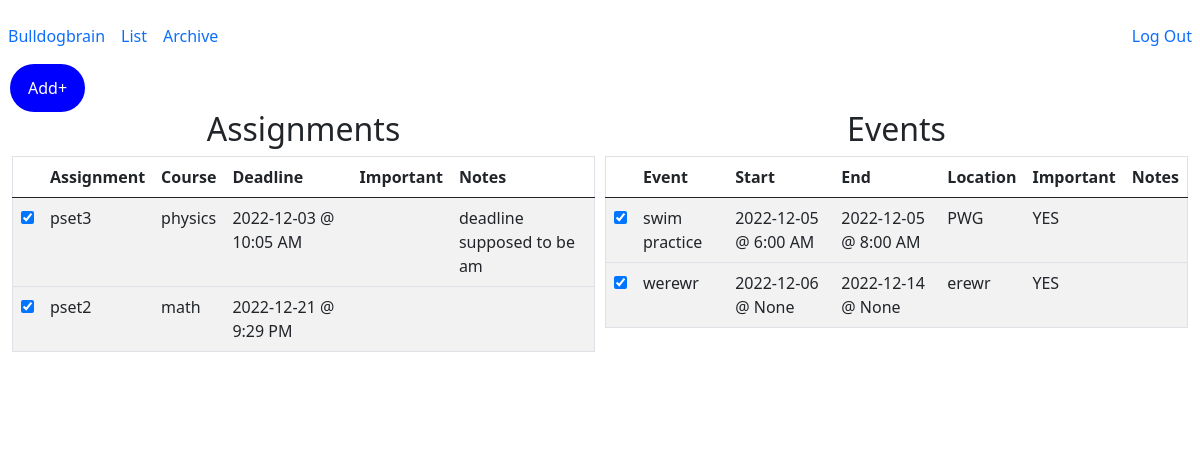
/archive (signed in), run on an earlier commit of the app's database.
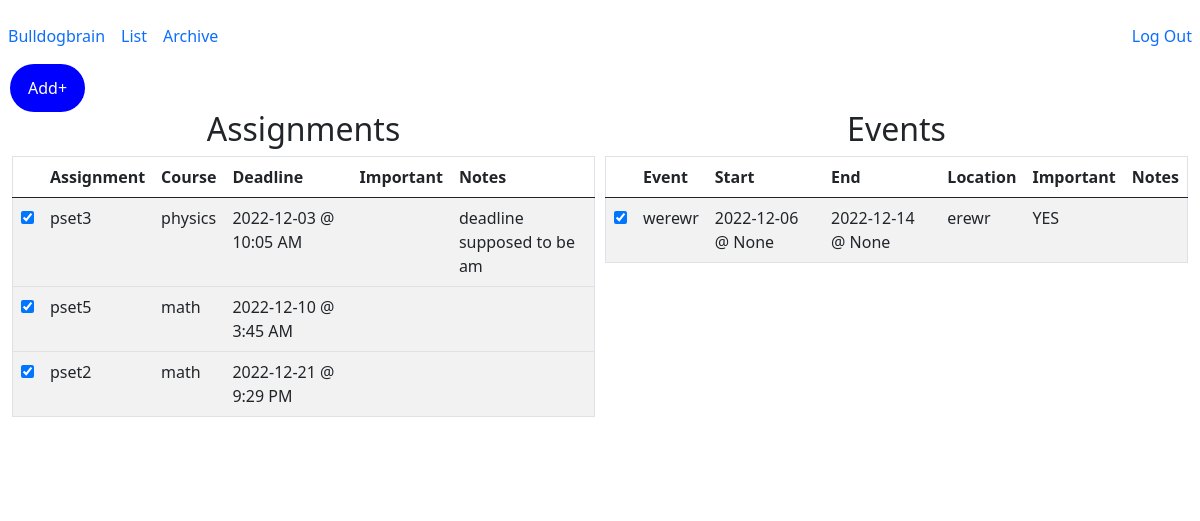
And on a later commit of the database.
### tables this page shows
CREATE TABLE "assignments"(
    'id' INTEGER PRIMARY KEY AUTOINCREMENT NOT NULL, 
    'title' TEXT, 
    'course' TEXT, 
    'deadline' TEXT, 
    'importance' INTEGER, 
    'notes' TEXT, 
    'user_id' INTEGER, 'completed' INTEGER NOT NULL DEFAULT '0' CHECK (completed IN (0, 1)),
    FOREIGN KEY (user_id)
    REFERENCES users (id));

CREATE TABLE 'events'(
    'event_id' INTEGER PRIMARY KEY AUTOINCREMENT NOT NULL, 
    'title' TEXT,
    'location' TEXT, 
    'start_date' TEXT,
    'start_time' TEXT, 
    'end_date' TEXT,
    'end_time' TEXT,
    'importance' INTEGER, 
    'notes' TEXT, 
    'user_id' INTEGER, 'completed' INTEGER NOT NULL DEFAULT '0' CHECK (completed IN (0, 1)),
    FOREIGN KEY (user_id)
    REFERENCES users (id));

### app.py (the view)
@app.route("/archive", methods=["GET", "POST"])
def archive():
    assignments = db.execute(
        "SELECT id, title, course, date(deadline) as date, CASE WHEN StrFTime('%H', deadline) % 12 = 0 THEN 12 ELSE StrFTime('%H', deadline) % 12 END || ':' || StrFTime('%M', deadline) || ' ' || CASE WHEN CAST(StrFTime('%H', deadline) AS INTEGER) > 12 THEN 'PM' ELSE 'AM' END 'time', importance, notes FROM assignments WHERE user_id = ? AND completed = 1 ORDER BY deadline ASC", session["user_id"])
    events = db.execute(
        "SELECT event_id, title, location, start_date, CASE WHEN StrFTime('%H', start_time) % 12 = 0 THEN 12 ELSE StrFTime('%H', start_time) % 12 END || ':' || StrFTime('%M', start_time) || ' ' || CASE WHEN CAST(StrFTime('%H', start_time) AS INTEGER) > 12 THEN 'PM' ELSE 'AM' END 'start_time', end_date, CASE WHEN StrFTime('%H', end_time) % 12 = 0 THEN 12 ELSE StrFTime('%H', end_time) % 12 END || ':' || StrFTime('%M', end_time) || ' ' || CASE WHEN CAST(StrFTime('%H', end_time) AS INTEGER) > 12 THEN 'PM' ELSE 'AM' END 'end_time', importance, notes FROM events WHERE user_id = ? AND completed = 1 ORDER BY start_date ASC, start_time ASC", session["user_id"])
    if request.method == "POST":
        assignment_id = request.form.get("assignment_id")
        print(assignment_id)
        db.execute("UPDATE assignments SET completed = '0' WHERE id = ?", assignment_id)
        event_id = request.form.get("event_id")
        db.execute("UPDATE events SET completed = '0' WHERE event_id = ?", event_id)
        return redirect("/archive")
    else:
        return render_template("archive.html", assignments=assignments, events=events)

### app.py (called while the page is built)
@app.after_request
def after_request(response):
    response.headers["Cache-Control"] = "no-cache, no-store, must-revalidate"
    response.headers["Expires"] = 0
    response.headers["Pragma"] = "no-cache"
    return response

### templates/archive.html (shortened to what this page needs)
{% extends "layout.html" %}
{% block main %}
<div class="row">
<div class="column">
    <h2 style = "position:relative; top:-55px">Assignments</h2>
        <table style = "position:relative; top:-55px" class="table table-striped">
            <thead>
                <tr>
                    <th></th>
                    <th>Assignment</th>
                    <th>Course</th>
                    <th>Deadline</th>
                    <th>Important</th>
                    <th>Notes</th>
                </tr>
            </thead>
            <tbody>
                {% for assignments in assignments %}
                <tr>
                    <td>
                        <form id="completion" action="/archive" method="post">
                            <input autocomplete="off" type="checkbox" id="assignment_id" name="assignment_id" value="{{ assignments.id }}" onclick="submit()" required checked="checked">
                        </form>
                    </td>
                    <td>{{ assignments.title }}</td>
                    <td>{{ assignments.course }}</td>
                    <td>{{ assignments.date }} @ {{ assignments.time }}</td>
                    <td>{{ assignments.importance }}</td>
                    <td>{{ assignments.notes }}</td>
                </tr>
                {% endfor %}
            </tbody>
        </table>
    </div>
    <div class="column">
        <h2 style = "position:relative; top:-55px">Events</h2>
        <table style = "position:relative; top:-55px" class="table table-striped">
            <thead>
                <tr>
                    <th></th>
                    <th>Event</th>
                    <th>Start</th>
                    <th>End</th>
                    <th>Location</th>
                    <th>Important</th>
                    <th>Notes</th>
                </tr>
            </thead>
            <tbody>
                {% for events in events %}
                <tr>
                    <td>
                        <form id="completion" action="/archive" method="post">
                            <input autocomplete="off" type="checkbox" id="event_id" name="event_id" value="{{ events.event_id }}" onclick="submit()" required checked="checked">
                        </form>
                    </td>
                    <td>{{ events.title }}</td>
                    <td>{{ events.start_date }} @ {{ events.start_time }}</td>
                    <td>{{ events.end_date }} @ {{ events.end_time }}</td>
                    <td>{{ events.location }}</td>
                    <td>{{ events.importance }}</td>
                    <td>{{ events.notes }}</td>
                </tr>
                {% endfor %}
            </tbody>
        </table>
    </div>
</div>
{% endblock %}

### templates/layout.html (shortened to what this page needs)
<!DOCTYPE html>
<html lang="en">
    <head>
        <link href="https://cdn.jsdelivr.net/npm/bootstrap@5.0.2/dist/css/bootstrap.min.css" rel="stylesheet">
        <link href="/static/styles.css" rel="stylesheet">
    </head>
    <body>
      <nav class="transparent navbar navbar-expand-md justify-content-center">
          <div class="collapse navbar-collapse" id="navbar">
              {% if session["user_id"] %}
                  <ul class="navbar-nav me-auto mt-2">
                    <li class="nav-item"><a class="nav-link" href="/urgent">Bulldogbrain</a></li>
                    <li class="nav-item"><a class="nav-link" href="/list">List</a></li>
                    <li class="nav-item"><a class="nav-link" href="/archive">Archive</a></li>
                  </ul>
                  <ul class="navbar-nav ms-auto mt-2">
                      <li class="nav-item"><a class="nav-link" href="/logout">Log Out</a></li>
                  </ul>
              {% else %}
                  <ul  class="navbar-nav ms-auto mt-2">
                    <li class="nav-item"><a class="nav-link" href="/homepage">BulldogBrain</a></li>
                    <li class="nav-item"><a class="nav-link" href="/register">Register</a></li>
                    <li class="nav-item"><a class="nav-link" href="/login">Log In</a></li>
                  </ul>
              {% endif %}
          </div>
    </nav>
    <div>
        {% if session["user_id"] %}
        <div class="dropdown">
            <button class="dropbtn">Add+</button>
          </div>
        {% endif %}
    </div>
        <main class="container-fluid py-5 text-center">
            {% block main %}{% endblock %}
        </main>
    </body>
</html>

### static/styles.css (style rules this page uses)
.dropbtn { background-color: #0000FF; color: white; padding: 12px 18px; font-size: 16px; border: none; border-radius: 25px; margin-left: 10px; }
.dropdown { margin: 0px 0px 0px 0px; padding: 0px 0px 0px 0px; position: relative; display: inline-block; }
* { box-sizing: border-box; }
.row { margin-left:-5px; margin-right:-5px; }
.column { float: left; width: 50%; padding: 5px; }
.row::after { content: ""; clear: both; display: table; }
table { border-collapse: collapse; border-spacing: 0; width: 100%; border: 1px solid #ddd; }
th, td { text-align: left; padding: 16px; }
tr:nth-child(even) { background-color: #f2f2f2; }
html, body, { position:fixed; top:0; bottom:0; left:0; right:0; }

What changed in the data, as far as the page shows it:
no longer on this page (row edited): events: title "swim practice", start_date "2022-12-05", start_time "6:00 AM", end_date "2022-12-05", end_time "8:00 AM", location "PWG", importance "YES"
now on this page (row edited): assignments: title "pset5", course "math", date "2022-12-10", time "3:45 AM"
